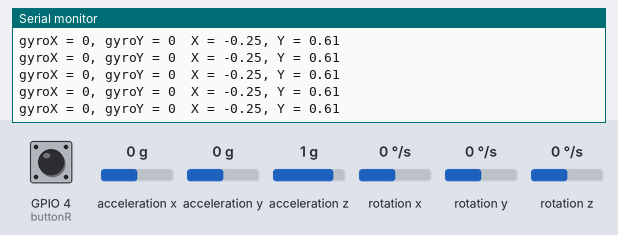
This sketch was run on a simulated ESP32. Shown: the last lines printed to the serial monitor. The inputs (shaded band) are chosen by the test bench; at power-on: acceleration z 1 g, GPIO 4 (buttonR) HIGH, acceleration y 0 g, rotation x 0 °/s, rotation y 0 °/s, acceleration x 0 g, rotation z 0 °/s. USB keyboard and mouse output is not drawn.

Above: at 1.3 s.
1.4 s: acceleration z set to 0 g
At 2.3 s:
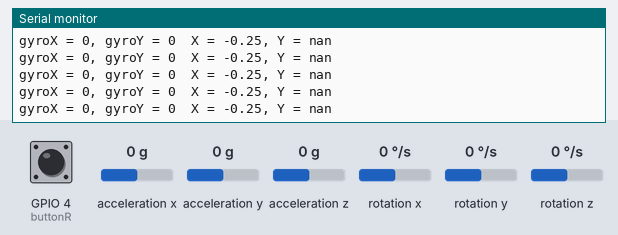
3.3 s: GPIO 4 (buttonR) pulled LOW for 0.15 s
4.9 s: acceleration y set to -1.4 g
At 5.9 s:
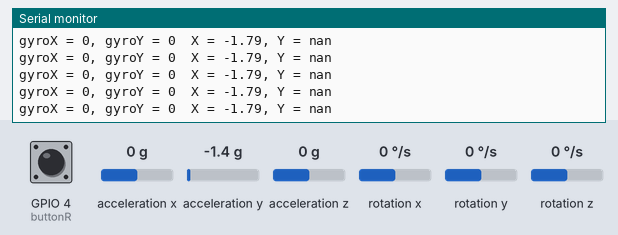
6.4 s: GPIO 4 (buttonR) pulled LOW for 1 s
At 7.1 s:
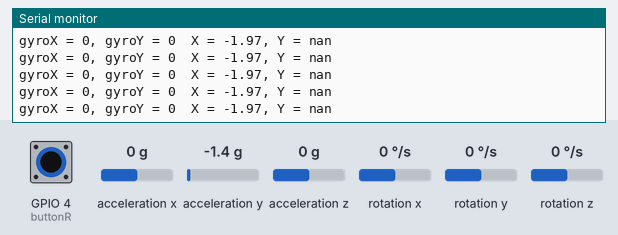
8.9 s: rotation x set to -192 °/s
At 9.6 s:
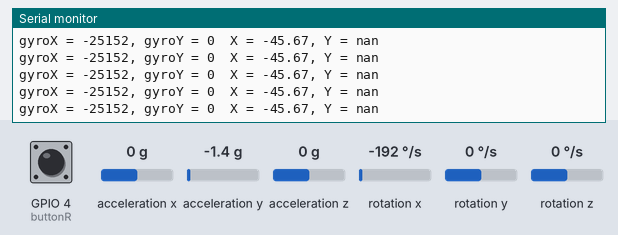
10.4 s: rotation y set to -192 °/s
At 11.4 s:
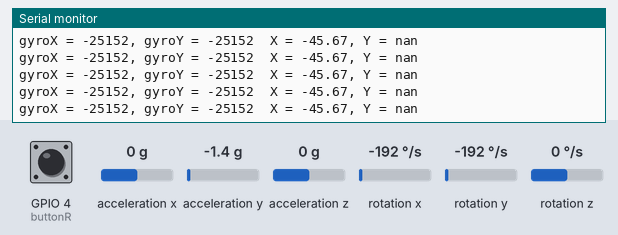
Timing chart, 0 to 12.9 s (numbered marks = the images above; inputs shaded):
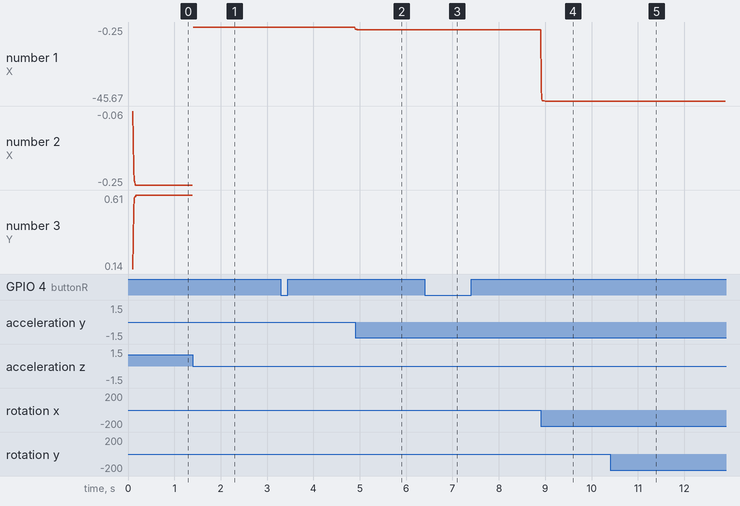

Measured:
- after the input at 1.4 s, the serial monitor: prints a new line at once (image 1)
- after the input at 4.9 s, the serial monitor: prints a new line at once (image 2)
- after the input at 6.4 s, the serial monitor: prints a new line at once (image 3)
- after the input at 8.9 s, the serial monitor: prints a new line at once (image 4)
- after the input at 10.4 s, the serial monitor: prints a new line at once (image 5)
- plotted number 1: -0.25 → -1.79 after the input at 4.9 s, -1.79 → -45.67 after the input at 8.9 s

The sketch:

BLEmouse_NEW.ino
```cpp
#include "Kalman.h"
#include "I2Cdev.h"
#include <Wire.h>
#include <MPU6050.h>
#include <BleMouse.h>

BleMouse bleMouse;

int16_t ax, ay, az, gx, gy, gz;
int vx, vy,mx,my,tx,ty;
int buttonL = 0; // IO0 button
int buttonR = 4;
int buttonLstate = HIGH;
int buttonRstate = HIGH;

#define RESTRICT_PITCH // Comment out to restrict roll to ±90deg instead - please read: http://www.freescale.com/files/sensors/doc/app_note/AN3461.pdf

Kalman kalmanX; // Create the Kalman instances
Kalman kalmanY;

/* IMU Data */
MPU6050 imu;
int16_t accX, accY, accZ;
int16_t gyroX, gyroY, gyroZ;

double gyroXangle, gyroYangle; // Angle calculate using the gyro only
double compAngleX, compAngleY; // Calculated angle using a complementary filter
double kalAngleX, kalAngleY; // Calculated angle using a Kalman filter

uint32_t timer;
uint8_t i2cData[14]; // Buffer for I2C data

// TODO: Make calibration routine

void setup() {
  Serial.begin(115200);
  //Wire.begin(sda, scl);
  Wire.begin();
#if ARDUINO >= 157
  Wire.setClock(400000UL); // Set I2C frequency to 400kHz
#else
  TWBR = ((F_CPU / 400000UL) - 16) / 2; // Set I2C frequency to 400kHz
#endif

  imu.initialize();

  delay(100); // Wait for sensor to stabilize

  /* Set kalman and gyro starting angle */
  imu.getAcceleration(&accX, &accY, &accZ);


  // atan2 outputs the value of -π to π (radians) - see http://en.wikipedia.org/wiki/Atan2
  // It is then converted from radians to degrees
#ifdef RESTRICT_PITCH // Eq. 25 and 26
  double roll  = atan2(accY, accZ) * RAD_TO_DEG;
  double pitch = atan(-accX / sqrt(accY * accY + accZ * accZ)) * RAD_TO_DEG;
#else // Eq. 28 and 29
  double roll  = atan(accY / sqrt(accX * accX + accZ * accZ)) * RAD_TO_DEG;
  double pitch = atan2(-accX, accZ) * RAD_TO_DEG;
#endif

  kalmanX.setAngle(roll); // Set starting angle
  kalmanY.setAngle(pitch);
  gyroXangle = roll;
  gyroYangle = pitch;
  compAngleX = roll;
  compAngleY = pitch;

  timer = micros();
  pinMode(buttonL, INPUT_PULLUP);
  pinMode(buttonR, INPUT_PULLUP);


  Serial.print("MPU6050 initializing");
  imu.initialize();
  while (!imu.testConnection()) { Serial.print("."); }
  Serial.println();
  Serial.println("BLE Mouse starting !");
  bleMouse.begin();
}

//void setup() {
//  Serial.begin(115200);
//  Wire.begin();
//  pinMode(buttonL, INPUT_PULLUP);
//  pinMode(buttonR, INPUT_PULLUP);
//
//
//  Serial.print("MPU6050 initializing");
//  imu.initialize();
//  while (!imu.testConnection()) { Serial.print("."); }
//  Serial.println();
//  Serial.println("BLE Mouse starting !");
//  bleMouse.begin();
//}

void loop() {
  imu.getAcceleration(&accX, &accY, &accZ);
  imu.getRotation(&gyroX, &gyroY, &gyroZ);

  double dt = (double)(micros() - timer) / 1000000; // Calculate delta time
  timer = micros();


  // atan2 outputs the value of -π to π (radians) - see http://en.wikipedia.org/wiki/Atan2
  // It is then converted from radians to degrees
#ifdef RESTRICT_PITCH // Eq. 25 and 26
  double roll  = atan2(accY, accZ) * RAD_TO_DEG;
  double pitch = atan(-accX / sqrt(accY * accY + accZ * accZ)) * RAD_TO_DEG;
#else // Eq. 28 and 29
  double roll  = atan(accY / sqrt(accX * accX + accZ * accZ)) * RAD_TO_DEG;
  double pitch = atan2(-accX, accZ) * RAD_TO_DEG;
#endif

  double gyroXrate = gyroX / 131.0; // Convert to deg/s
  double gyroYrate = gyroY / 131.0; // Convert to deg/s

#ifdef RESTRICT_PITCH
  // This fixes the transition problem when the accelerometer angle jumps between -180 and 180 degrees
  if ((roll < -90 && kalAngleX > 90) || (roll > 90 && kalAngleX < -90)) {
    kalmanX.setAngle(roll);
    compAngleX = roll;
    kalAngleX = roll;
    gyroXangle = roll;
  } else
    kalAngleX = kalmanX.getAngle(roll, gyroXrate, dt); // Calculate the angle using a Kalman filter

  if (abs(kalAngleX) > 90)
    gyroYrate = -gyroYrate; // Invert rate, so it fits the restriced accelerometer reading
  kalAngleY = kalmanY.getAngle(pitch, gyroYrate, dt);
#else
  // This fixes the transition problem when the accelerometer angle jumps between -180 and 180 degrees
  if ((pitch < -90 && kalAngleY > 90) || (pitch > 90 && kalAngleY < -90)) {
    kalmanY.setAngle(pitch);
    compAngleY = pitch;
    kalAngleY = pitch;
    gyroYangle = pitch;
  } else
    kalAngleY = kalmanY.getAngle(pitch, gyroYrate, dt); // Calculate the angle using a Kalman filter

  if (abs(kalAngleY) > 90)
    gyroXrate = -gyroXrate; // Invert rate, so it fits the restriced accelerometer reading
  kalAngleX = kalmanX.getAngle(roll, gyroXrate, dt); // Calculate the angle using a Kalman filter
#endif

  gyroXangle += gyroXrate * dt; // Calculate gyro angle without any filter
  gyroYangle += gyroYrate * dt;
  //gyroXangle += kalmanX.getRate() * dt; // Calculate gyro angle using the unbiased rate
  //gyroYangle += kalmanY.getRate() * dt;

  compAngleX = 0.93 * (compAngleX + gyroXrate-77 * dt) + 0.07 * roll;     // Calculate the angle using a Complimentary filter
  compAngleY = 0.93 * (compAngleY + gyroYrate+190 * dt) + 0.07 * pitch;

  compAngleX = compAngleX/5;
  compAngleY = compAngleY/5;

  // Reset the gyro angle when it has drifted too much
  if (gyroXangle < -180 || gyroXangle > 180)
    gyroXangle = kalAngleX;
  if (gyroYangle < -180 || gyroYangle > 180)
    gyroYangle = kalAngleY;

  Serial.print("gyroX = ");   Serial.print(gyroX);
  Serial.print(", gyroY = "); Serial.print(gyroY);
  Serial.print("\t");

  Serial.print("X = ");    Serial.print(compAngleX);
  Serial.print(", Y = ");  Serial.println(compAngleY);


  bleMouse.move(compAngleX, -compAngleY);

  buttonLstate = digitalRead(buttonL);
  buttonRstate = digitalRead(buttonR);

  if (buttonLstate == LOW) { // press button to Ground
    bleMouse.click(MOUSE_LEFT);
    delay(10);
  }
  else if(buttonRstate == LOW) { // press button to Ground
    bleMouse.click(MOUSE_RIGHT);
    delay(10);
  }
  delay(10);
}
```
